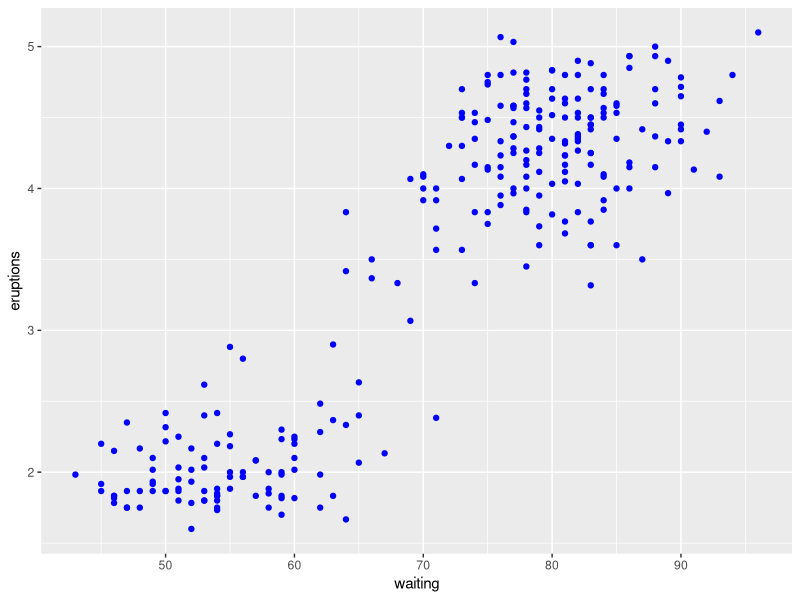
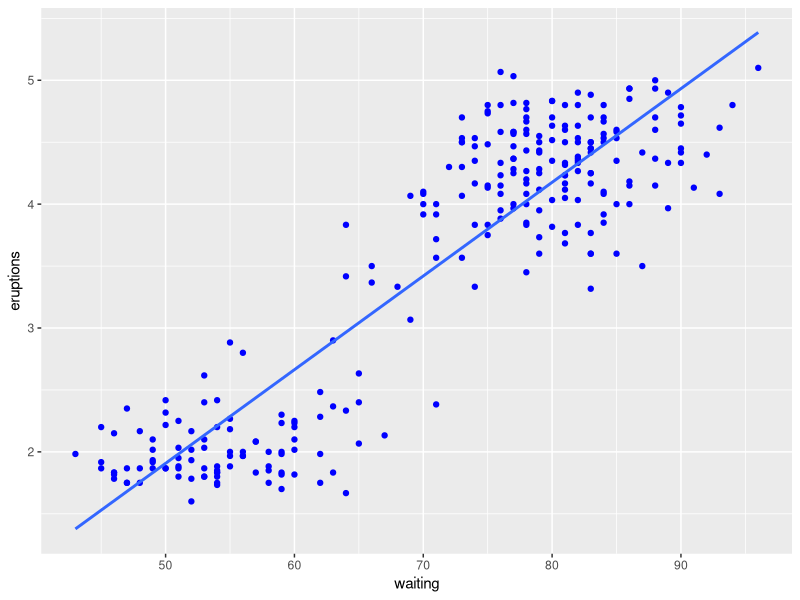
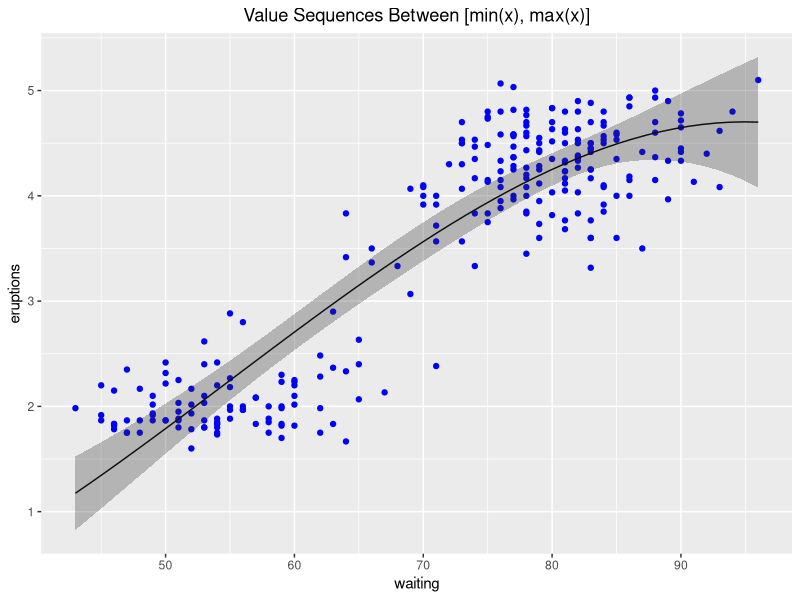

Here is the R script that generated these plots, in order: (Note: this script raises an error after producing the figures.)
setwd("D:/2018 UT Austin/R Code/Statistical Modeling II")
library(ggplot2)
library(MASS)

# Waiting time between eruptions and the duration of the eruption 
# for the Old Faithful geyser in Yellowstone National Park, Wyoming, USA.
data("faithful", package = "datasets")
summary(faithful)

# plot the data points
ggplot(data = faithful) +
  geom_point(aes(waiting, eruptions), col = "blue")

# fit a linear model using lm
fit = lm(eruptions ~ waiting, data = faithful)
summary(fit)

# plot the fitted model
ggplot() +
  geom_point(data = faithful, aes(waiting, eruptions), col = "blue") +
  stat_smooth(data = faithful, aes(waiting, eruptions), method = "lm", se = FALSE)

# Guassian process (project into high dimension)
y = faithful$eruptions; x = faithful$waiting

# define the grid of values at which we will define the funtion
x.star = seq(min(x), max(x), len = 50)

# define phi
phi = cbind(1, x, x^2, x^3)

# define phi*
phi.star = cbind(1, x.star, x.star^2, x.star^3)

# set the inverse of posterior covariance as identity matrix
Sigma = diag(rep(1,4))
sigma2 = 1

# compute the posterior covariance 
A = (1/sigma2)*crossprod(phi) + solve(Sigma)
Ainv = solve(A)

# compute the estimated mean and covariance of the precitive distribution
m.star = (1/sigma2)* phi.star %*% Ainv %*% t(phi) %*% y
cov.star = phi.star %*% Ainv %*% t(phi.star)

# compute credible intervals 
interval = 1.96 * sqrt(diag(cov.star))
l1 = m.star - interval; l2 = m.star + interval

# plot the results
ggplot() +
  geom_point(data = faithful, aes(waiting, eruptions), col = "blue") +
  geom_line(aes(x.star, m.star)) +
  geom_ribbon(aes(x.star, ymin = l1, ymax = l2), alpha = 0.3)+
  ggtitle("Value Sequences Between [min(x), max(x)]") +
  theme(plot.title = element_text(hjust = 0.5))

# Or, we can sample from multivariate normal
n.samples = 50
values = matrix(rep(0, length(x.star) * n.samples), ncol = n.samples)

for (i in 1:n.samples) {
  values[,i] <- mvrnorm(1, m.star, cov.star)}

values <- cbind(x = x.star, as.data.frame(values))
values <- melt(values, id ="x")

# plot the results
ggplot() +
  geom_point(data = faithful, aes(waiting, eruptions), col = "blue") +
  geom_line(data = values, aes(x = x, y = value, group = variable), col="grey") +
  geom_line(aes(x.star, m.star)) +
  ggtitle("Values Generated from MvN Distribution") +
  theme(plot.title = element_text(hjust = 0.5))
